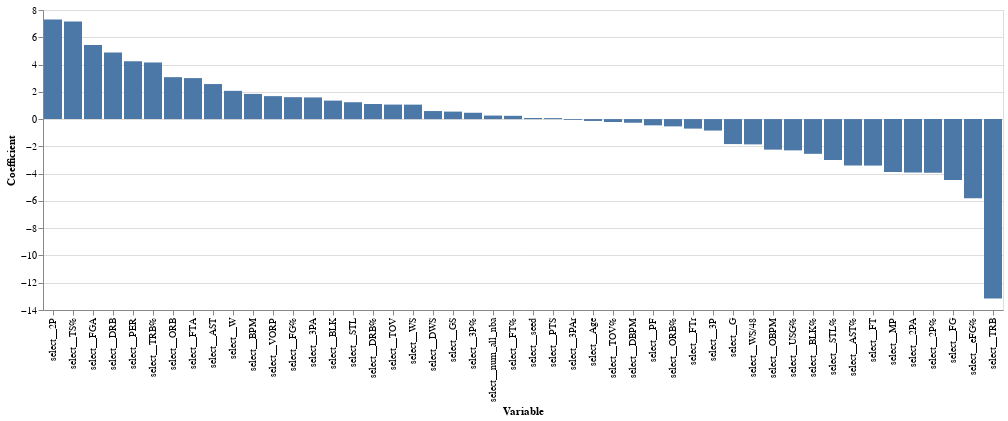

Here is the notebook cell this chart was saved with:
### Markdown cell above
We see from our coefficient plot that FGA and wins seems to have the highest impact on the log-odds of winning All-NBA, while FT% has the biggest negative impact. This bears further study, but for the purposes of this project (prediction), we do not necessarily care about how the model is weighing each of the features

### Code cell
#Now we will make a bar chart of these coefficients
alt.Chart(coef_df_nz).mark_bar().encode(
    y=alt.Y('coef',title='Coefficient'),
    x=alt.X('var',title='Variable', sort = '-y'))

### Figure 1 — Vega-Lite specification as saved in the notebook (floating-point values rounded to 4 significant figures)
{"config": {"view": {"continuousWidth": 400, "continuousHeight": 300}}, "data": {"name": "data-8e7c55b9bd537a0d9cb5613f44474100"}, "mark": "bar", "encoding": {"x": {"field": "var", "sort": "-y", "title": "Variable", "type": "nominal"}, "y": {"field": "coef", "title": "Coefficient", "type": "quantitative"}}, "$schema": "https://vega.github.io/schema/vega-lite/v4.17.0.json", "datasets": {"data-8e7c55b9bd537a0d9cb5613f44474100": [{"coef": -0.1363, "var": "select__Age"}, {"coef": -1.833, "var": "select__G"}, {"coef": 0.5498, "var": "select__GS"}, {"coef": -3.872, "var": "select__MP"}, {"coef": -4.459, "var": "select__FG"}, {"coef": 5.432, "var": "select__FGA"}, {"coef": 1.607, "var": "select__FG%"}, {"coef": -0.8406, "var": "select__3P"}, {"coef": 1.589, "var": "select__3PA"}, {"coef": 0.4646, "var": "select__3P%"}, {"coef": 7.296, "var": "select__2P"}, {"coef": -3.913, "var": "select__2PA"}, {"coef": -3.928, "var": "select__2P%"}, {"coef": -5.8, "var": "select__eFG%"}, {"coef": -3.41, "var": "select__FT"}, {"coef": 3.006, "var": "select__FTA"}, {"coef": 0.2404, "var": "select__FT%"}, {"coef": 3.075, "var": "select__ORB"}, {"coef": 4.879, "var": "select__DRB"}, {"coef": -13.15, "var": "select__TRB"}, {"coef": 2.57, "var": "select__AST"}, {"coef": 1.236, "var": "select__STL"}, {"coef": 1.355, "var": "select__BLK"}, {"coef": 1.064, "var": "select__TOV"}, {"coef": -0.4591, "var": "select__PF"}, {"coef": 0.07061, "var": "select__PTS"}, {"coef": 4.244, "var": "select__PER"}, {"coef": 7.149, "var": "select__TS%"}, {"coef": -0.06014, "var": "select__3PAr"}, {"coef": -0.6974, "var": "select__FTr"}, {"coef": -0.5333, "var": "select__ORB%"}, {"coef": 1.106, "var": "select__DRB%"}, {"coef": 4.143, "var": "select__TRB%"}, {"coef": -3.403, "var": "select__AST%"}, {"coef": -2.999, "var": "select__STL%"}, {"coef": -2.547, "var": "select__BLK%"}, {"coef": -0.2152, "var": "select__TOV%"}, {"coef": -2.294, "var": "select__USG%"}, {"coef": 0.5896, "var": "select__DWS"}, {"coef": 1.06, "var": "select__WS"}, {"coef": -1.854, "var": "select__WS/48"}, {"coef": -2.24, "var": "select__OBPM"}, {"coef": -0.2678, "var": "select__DBPM"}, {"coef": 1.845, "var": "select__BPM"}, {"coef": 1.684, "var": "select__VORP"}, {"coef": 2.071, "var": "select__W"}, {"coef": 0.2588, "var": "select__num_all_nba"}, {"coef": 0.07966, "var": "select__seed"}]}}
